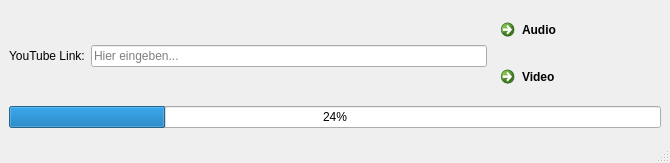
<?xml version="1.0" encoding="UTF-8"?>
<ui version="4.0">
 <class>MainWindow</class>
 <widget class="QMainWindow" name="MainWindow">
  <property name="geometry">
   <rect>
    <x>0</x>
    <y>0</y>
    <width>670</width>
    <height>163</height>
   </rect>
  </property>
  <property name="sizePolicy">
   <sizepolicy hsizetype="Fixed" vsizetype="Preferred">
    <horstretch>0</horstretch>
    <verstretch>0</verstretch>
   </sizepolicy>
  </property>
  <property name="windowTitle">
   <string>YTDownloader</string>
  </property>
  <widget class="QWidget" name="centralwidget">
   <layout class="QVBoxLayout" name="verticalLayout_2">
    <item>
     <layout class="QVBoxLayout" name="verticalLayout_top">
      <item>
       <layout class="QHBoxLayout" name="horizontalLayout_input">
        <item>
         <widget class="QLabel" name="label_ytlink">
          <property name="text">
           <string>YouTube Link:</string>
          </property>
         </widget>
        </item>
        <item>
         <widget class="QLineEdit" name="lineEdit_ytlink">
          <property name="inputMask">
           <string/>
          </property>
          <property name="text">
           <string/>
          </property>
          <property name="placeholderText">
           <string>Hier eingeben...</string>
          </property>
         </widget>
        </item>
        <item>
         <layout class="QVBoxLayout" name="verticalLayout_commandLinkButtons">
          <item>
           <widget class="QCommandLinkButton" name="commandLinkButton_audio">
            <property name="sizePolicy">
             <sizepolicy hsizetype="Preferred" vsizetype="Fixed">
              <horstretch>0</horstretch>
              <verstretch>0</verstretch>
             </sizepolicy>
            </property>
            <property name="text">
             <string>Audio</string>
            </property>
           </widget>
          </item>
          <item>
           <widget class="QCommandLinkButton" name="commandLinkButton_video">
            <property name="sizePolicy">
             <sizepolicy hsizetype="Preferred" vsizetype="Fixed">
              <horstretch>0</horstretch>
              <verstretch>0</verstretch>
             </sizepolicy>
            </property>
            <property name="text">
             <string>Video</string>
            </property>
           </widget>
          </item>
         </layout>
        </item>
       </layout>
      </item>
      <item>
       <widget class="QProgressBar" name="progressBar">
        <property name="value">
         <number>24</number>
        </property>
       </widget>
      </item>
     </layout>
    </item>
   </layout>
  </widget>
  <widget class="QStatusBar" name="statusBar"/>
 </widget>
 <resources/>
 <connections/>
</ui>
